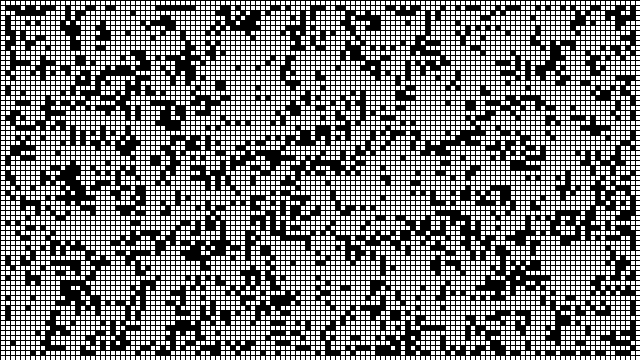
Frame 1 (no input)
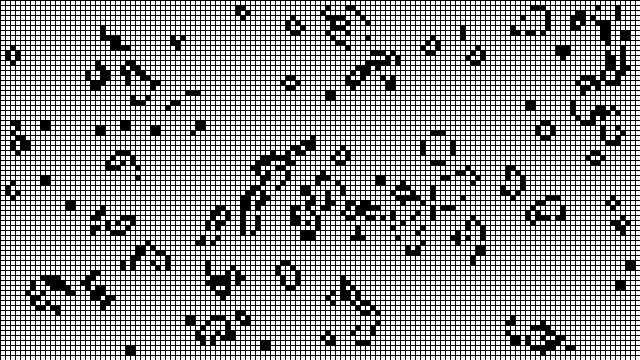
Frame 60 (the mouse pressed at the canvas centre just before this capture)
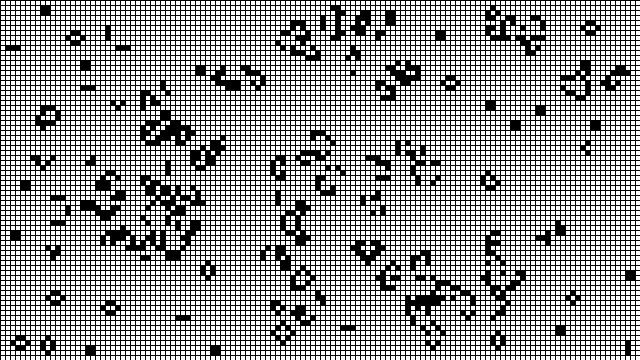
Frame 120 (the mouse held since frame 60 and released just before this capture)

The Processing sketch that drew these frames (run headless with seeded random() and noise(); from frame 60 on, the mouse is pressed at the canvas centre):

// Processing sketch: build
// ── build.pde
// THIS IS AMAZING

GOL gol;

void setup() {
  size(640, 360);
  frameRate(24);
  gol = new GOL();
}

void draw() {
  background(255);
  gol.generate();
  gol.display();
}

void mousePressed() {
  gol.init();
}

// ── GOL.pde
// Based on this interesting article in Scientific American: http://www.ibiblio.org/lifepatterns/october1970.html

class GOL {
  
  int w = 5;
  int columns, rows;
  
  // GOL 2D array
  int[][] board;
  
  GOL() {
    columns = width/w;
    rows = height/w;
    board = new int[columns][rows];
    init();
  }
  
  void init() {
    for(int i = 1; i < columns - 1; i++) {
      for(int j = 1; j < rows - 1; j++) {
        board[i][j] = int(random(2));
      }
    }
  }
  
  void generate() {
    int[][] next = new int[columns][rows];
    
    // Get cells in the neighborhood
    for(int x = 1; x < columns - 1; x++) {
      for(int y = 1; y < rows - 1; y++) {
        
        int neighbors = 0;
        for(int i = -1; i <= 1; i++) {
          for(int j = -1; j <= 1; j++) {
            neighbors += board[x + i][y + j];
          }
        }
        // Subtract the current cell's state
        neighbors -= board[x][y];
        
        // RULES OF LIFE: What we think as the characteristics and behaviors exhibited by biological systems of reproduction
        // John Conway's goals, again based on the Scientic American article mentioned above:
        // 1. There should be no initial pattern for which there is a simple proof that the population can grow without limit.
        // 2. There should be initial patterns that apparently do grow without limit
        // 3. There should be simple initial patterns that grow and change for a considerable period of time before coming to an end
        //    in three possible ways: fading way completely (from overcrowding or becoming too sparse), 
        //    settling into a stable configuration that remains unchanged thereafter,
        //    or entering an oscillating phase in which they repeat an endless cycle of two or more periods.
        if((board[x][y] == 1) && (neighbors < 2)) next[x][y] = 0; // Loneliness
        else if((board[x][y] == 1) && (neighbors > 3)) next[x][y] = 0; // Overpopulation
        else if((board[x][y] == 0) && (neighbors == 3)) next[x][y] = 1; // Reproduction
        else next[x][y] = board[x][y]; // Equilibrium
      }
    }
    // Switch to next board
    board = next;
  }
  
  void display() {
    for(int i = 0; i < columns; i++) {
      for(int j = 0; j < rows; j++) {
        if((board[i][j] == 1)) {
          fill(0);
        } else {
         fill(255);
        }
       stroke(0);
      rect(i*w, j*w, w, w); 
      }
    }
  }
}
